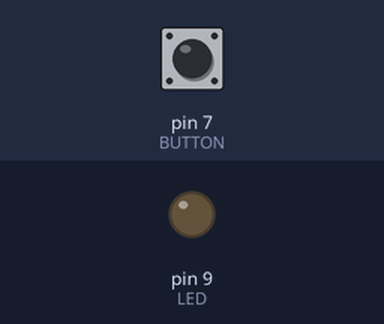
This sketch was run on a simulated Arduino Uno, built with avr-gcc and run on an emulated ATmega328P. On the bench: output pins drawn as LEDs (lit = HIGH). Inputs (shaded band) come from the test bench; at power-on: pin 7 (BUTTON) LOW. What the sketch prints to the serial monitor is not drawn.

Above: at 1.2 s.
1.3 s: pin 7 (BUTTON) pulled HIGH for 1 s
At 1.7 s:
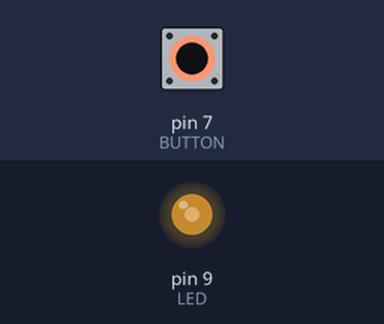
At 2.6 s:
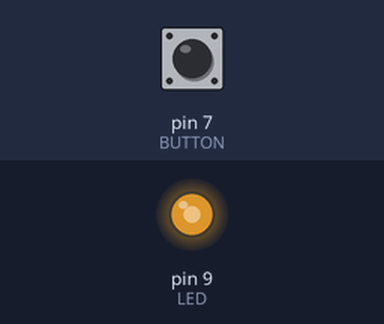
3.8 s: pin 7 (BUTTON) pulled HIGH for 0.15 s
At 4.1 s:
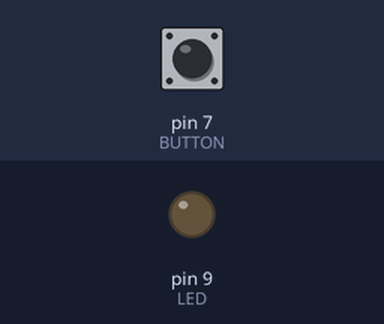
5.4 s: pin 7 (BUTTON) pulled HIGH for 3.2 s
Timing chart, 0 to 10.1 s (numbered marks = the images above; inputs shaded):
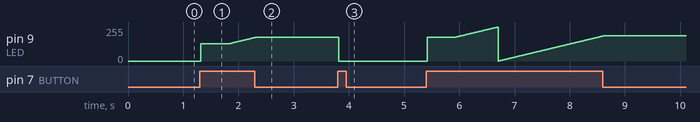

Measured:
- after the input at 1.3 s, pin 9 (LED): moves from 0/255 to 177/255 over 0.99 s, starting at once
- after the input at 3.8 s, pin 9 (LED): 177/255 → 0/255 at once

The sketch:

pushbutton_led_brightness.ino
```cpp
const int LED = 9; //led pin
const int BUTTON = 7; //button pin
int val = 0; //store BUTTON state
int old_val = 0;
int state = 0;
int bright = 128;
unsigned long startTime = 0;


void setup() {
  pinMode(LED, OUTPUT);
  pinMode(BUTTON, INPUT);
  Serial.begin(9600);
}

void loop() {
  val = digitalRead(BUTTON);
  Serial.println(val);

  if (val == HIGH && old_val == LOW) {
    state = 1 - state;
    startTime = millis();
    delay(10);
  }

  if (val == HIGH && old_val == HIGH) {
    if (state == 1 && (millis() - startTime) > 500) {
      bright++;
      delay(10);
      if (bright > 255) { bright = 0; }
    }
  }

  old_val = val;

  if (state == 1) {
    analogWrite(LED,bright);
  } else {
    analogWrite(LED, LOW);
  }
}
```
